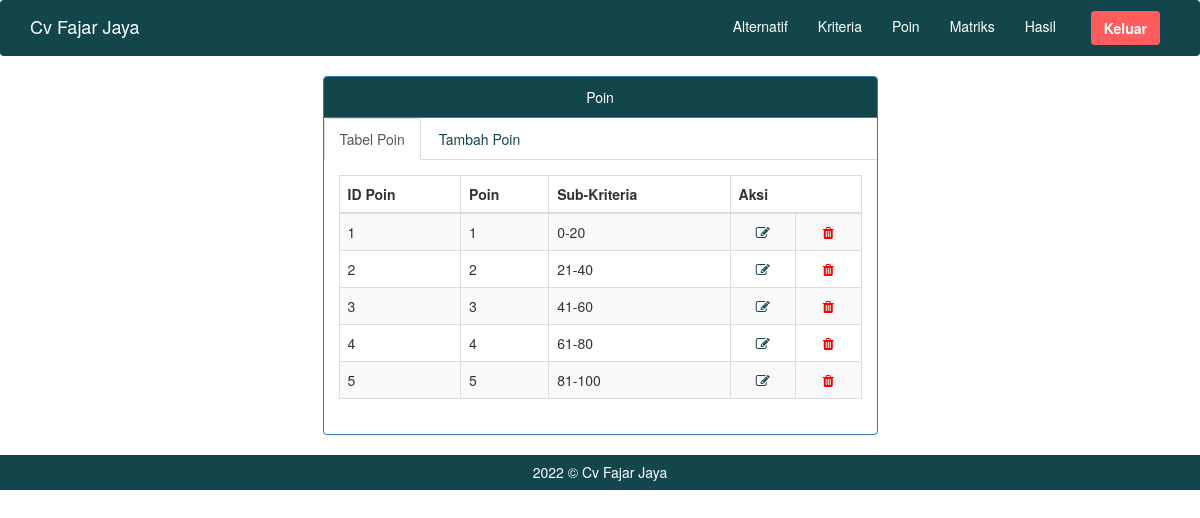
Page /poin.php on the committed database.
### tables this page shows
CREATE TABLE `tab_poin` (
  `id_poin` varchar(10) NOT NULL,
  `poin` varchar(10) NOT NULL,
  `sub` varchar(25) DEFAULT NULL
);

### poin.php (the view, shortened to what this page needs)
<?php
include ("koneksi.php");
 ?>
<!DOCTYPE html>
<html>
  <head>
    <link href="tampilan/css/bootstrap.min.css" rel="stylesheet">
    <link href="tampilan/font-awesome/css/font-awesome.min.css" rel="stylesheet" type="text/css">
  </head>
  <body>
<?php
    include "header.php";
    ?>
    <div class="container">
      <div class="row">
        <div class="col-lg-6 col-lg-offset-3">
            <div class="panel panel-primary">
                <div class="panel-heading text-center" style="background-color: #13464b; color: white ;">
                    Poin
                </div>
                <ul class="nav nav-tabs">
                    <li class="active">
                      <a href="poin.php" data-toggle="tab">Tabel Poin</a>
                    </li>
                    <li>
                      <a style="color: #13464b;" href="pointambah.php" data-toggle="tab">Tambah Poin</a>
                    </li>
                </ul>
                <div class="panel-body">
                    <div class="tab-content">
                      <div class="">
                        <table class="table table-striped table-bordered table-hover">
                          <thead>
                            <tr>
                              <th>ID Poin</th>
                              <th>Poin</th>
                              <th>Sub-Kriteria</th>
                              <th colspan="2">Aksi</th>
                            </tr>
                          </thead>
                          <tbody>
                            <?php
                            $sql = $koneksi->query('SELECT * FROM tab_poin');
                            while ($row = $sql->fetch_array()) {
                            ?>
                            <tr>
                              <td><?php echo $row[0] ?></td>
                              <td><?php echo $row[1] ?></td>
                              <td><?php echo $row[2] ?></td>
                              <td align="center"><a href="editpoin.php?id_poin=<?php echo $row['id_poin'] ?>"><i class="fa fa-edit fa-fw" style="color: #13464b;"></i> </td>
                              <td align="center"><a href="hapuspoin.php?id_poin=<?php echo $row['id_poin'] ?>"><i class="fa fa-trash fa-fw" style="color: red;"></i> </td>
                            </tr>
                            <?php }?>
                          </tbody>
                        </table>
                      </div>
                    </div>
                </div>
            </div>
        </div>
      </div>
    </div>
     <?php
    include "footer.php"
    ?>
  </body>
</html>

### rows in the picture
tab_poin: id_poin "1", poin "1", sub "0-20"
tab_poin: id_poin "2", poin "2", sub "21-40"
tab_poin: id_poin "3", poin "3", sub "41-60"
tab_poin: id_poin "4", poin "4", sub "61-80"
tab_poin: id_poin "5", poin "5", sub "81-100"
